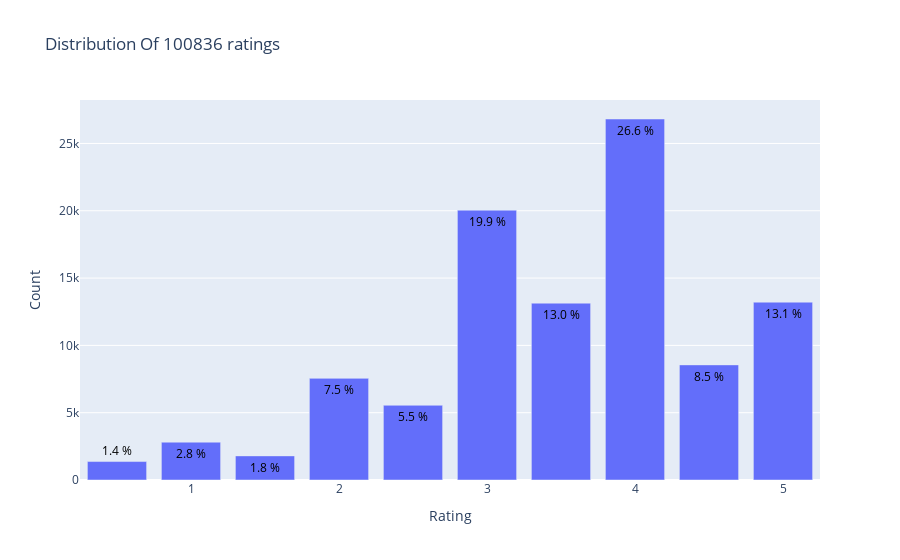

Notebook code cell kept with this figure:
### Markdown cell above
### Ratings Distribution

### Code cell
from plotly.offline import init_notebook_mode, plot, iplot
import plotly.graph_objs as go
init_notebook_mode(connected=True)

data = df['rating'].value_counts().sort_index(ascending=False)
trace = go.Bar(x = data.index,
               text = ['{:.1f} %'.format(val) for val in (data.values / df.shape[0] * 100)],
               textposition = 'auto',
               textfont = dict(color = '#000000'),
               y = data.values,
               )
# Create layout
layout = dict(title = 'Distribution Of {} ratings'.format(df.shape[0]),
              xaxis = dict(title = 'Rating'),
              yaxis = dict(title = 'Count'))
# Create plot
fig = go.Figure(data=[trace], layout=layout)
fig.show()

### Figure 1 — Plotly figure (JSON) as saved in the notebook; plotly's stock layout.template omitted (floating-point values rounded to 4 significant figures)
{"data": [{"text": ["13.1 %", "8.5 %", "26.6 %", "13.0 %", "19.9 %", "5.5 %", "7.5 %", "1.8 %", "2.8 %", "1.4 %"], "textfont": {"color": "#000000"}, "textposition": "auto", "type": "bar", "x": [5, 4.5, 4, 3.5, 3, 2.5, 2, 1.5, 1, 0.5], "y": [13211, 8551, 26818, 13136, 20047, 5550, 7551, 1791, 2811, 1370]}], "layout": {"autosize": true, "title": {"text": "Distribution Of 100836 ratings"}, "xaxis": {"autorange": true, "range": [0.25, 5.25], "title": {"text": "Rating"}, "type": "linear"}, "yaxis": {"autorange": true, "range": [0, 28230.0], "title": {"text": "Count"}, "type": "linear"}}}
